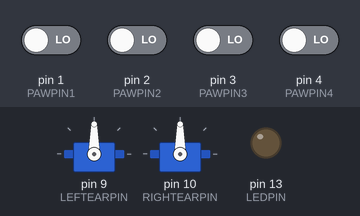
The sketch below on a simulated Arduino Uno, built with avr-gcc and run on an emulated ATmega328P. On the bench: 2 × servo, output pins drawn as LEDs (lit = HIGH). The inputs (shaded band) are chosen by the test bench; at power-on: pin 1 (PAWPIN1), pin 2 (PAWPIN2), pin 3 (PAWPIN3), pin 4 (PAWPIN4) LOW.

Above: at 1.2 s.
1.3 s: pin 1 (PAWPIN1) driven HIGH
At 2.2 s:
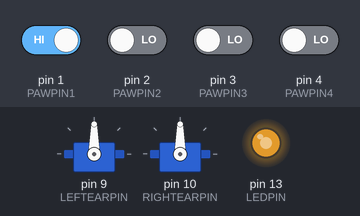
2.8 s: pin 2 (PAWPIN2) driven HIGH
At 4.0 s:
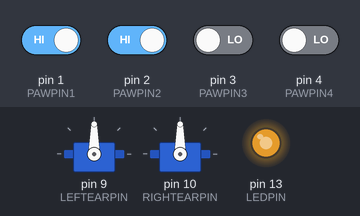
4.3 s: pin 3 (PAWPIN3) driven HIGH
At 5.5 s:
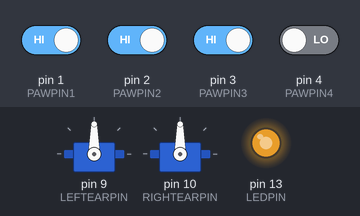
5.8 s: pin 1 (PAWPIN1) driven LOW and pin 2 (PAWPIN2) driven LOW
At 6.3 s:
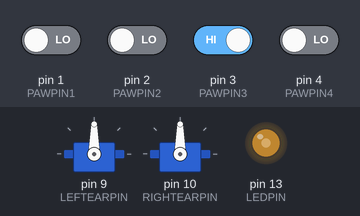
Timing chart, 0 to 8.3 s (numbered marks = the images above; inputs shaded):
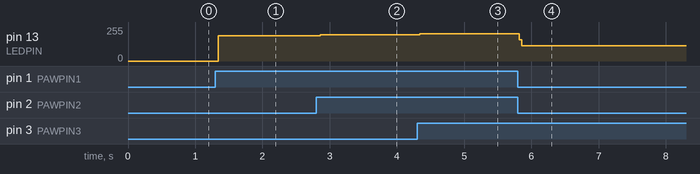

The sketch:

code_feb8th.ino.ino
```cpp
#include <Servo.h>

//shared with Mr Hansen successfully :)
// 19067
//setting up pins
const byte LEDPIN = 13;
const byte PAWPIN1 = 1;
const byte PAWPIN2 = 2;
const byte PAWPIN3 = 3;
const byte PAWPIN4 = 4;
const byte LEFTEARPIN = 9;
const byte RIGHTEARPIN = 10;

Servo leftEar;
Servo rightEar;

//setting pins as inputs and outputs
void setup() {
  pinMode(13, OUTPUT);
  pinMode(PAWPIN1, INPUT);
  pinMode(PAWPIN2, INPUT);
  pinMode(PAWPIN3, INPUT);
  pinMode(PAWPIN4, INPUT);
  leftEar.attach(LEFTEARPIN);
  rightEar.attach(RIGHTEARPIN);
}
// put your setup code here, to run once:


void loop() {
  if (digitalRead(LEDPIN) == HIGH) {
    digitalWrite(LEDPIN, LOW);
  }
  if (digitalRead(PAWPIN1) == HIGH) {
    digitalWrite(LEDPIN, HIGH);
  }
  if (digitalRead(PAWPIN2) == HIGH) {
    digitalWrite(LEDPIN, HIGH);
  }
  if (digitalRead(PAWPIN3) == HIGH) {
    digitalWrite(LEDPIN, HIGH);
  }
  if (digitalRead(PAWPIN4) == HIGH) {
    int score = playGame();
  }
}

void playMusic() {
}
int playGame() {
  byte score = 99;
  return score;
}
```

Measured:
- after the input at 1.3 s, pin 13 (LEDPIN): 0/255 → 190/255 at once
- after the input at 2.8 s, pin 13 (LEDPIN): 190/255 → 197/255 after 0.06 s
- after the input at 4.3 s, pin 13 (LEDPIN): 197/255 → 203/255 at once
- after the input at 5.8 s, pin 13 (LEDPIN): 203/255 → 114/255 at once
